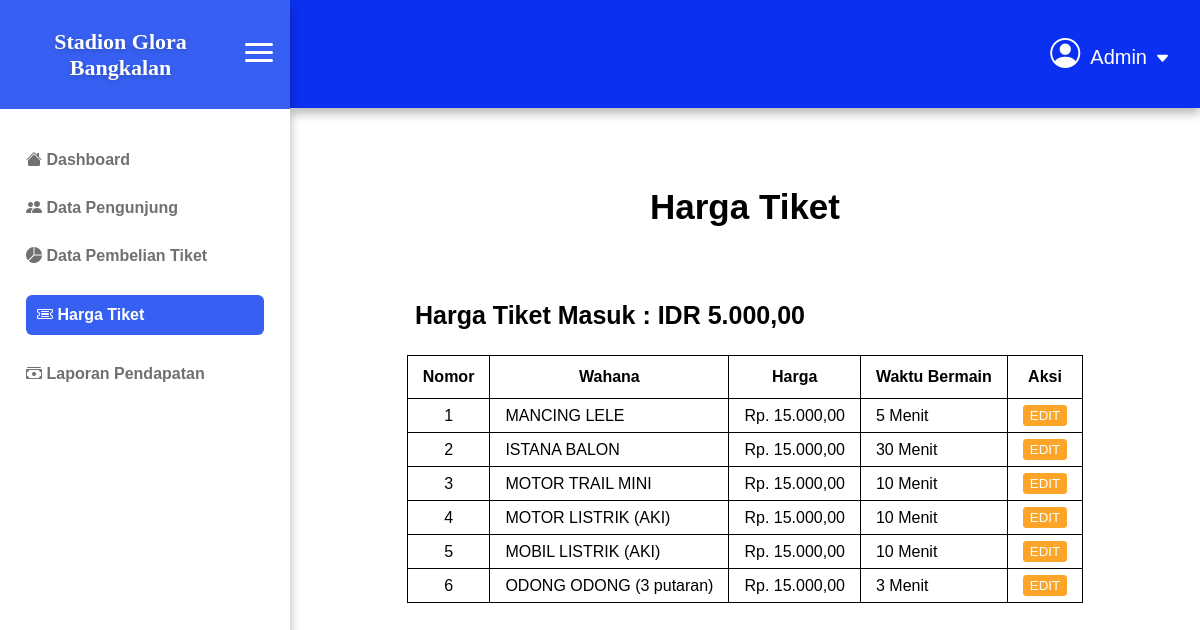
Page /app/admin/harga_tiket.php (signed in) on the earlier database version.
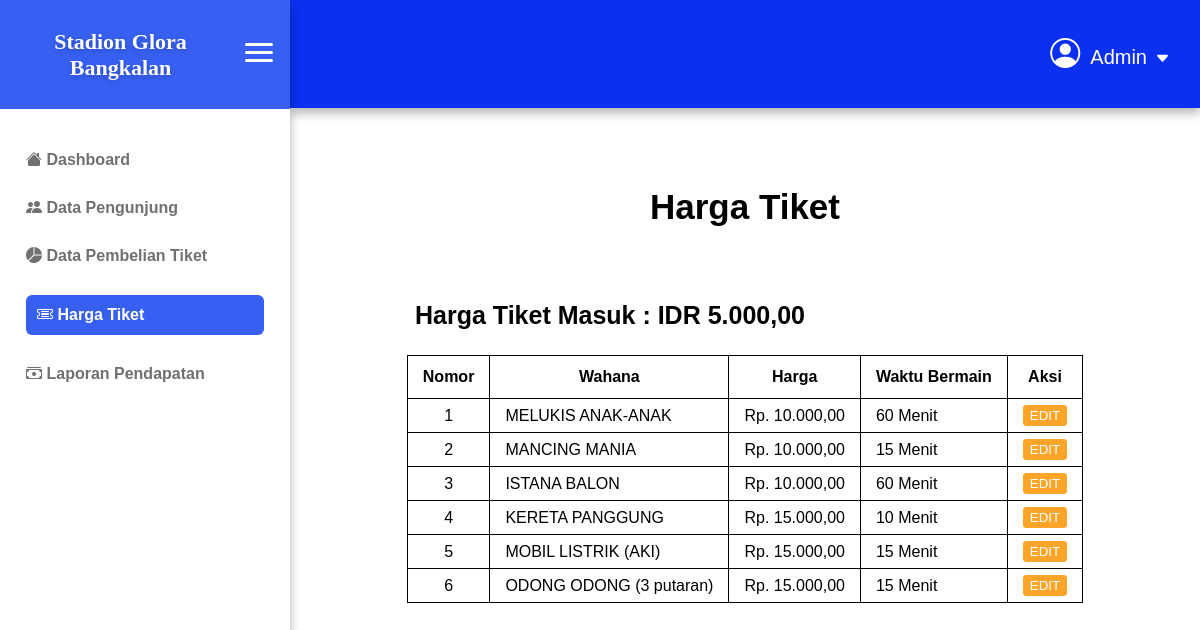
Same page on the later database version.
### tables this page shows
CREATE TABLE `permainan` (
  `id_permainan` varchar(256) NOT NULL,
  `nama_permainan` varchar(30) NOT NULL,
  `durasi` int(11) NOT NULL,
  `harga` int(11) NOT NULL
);

### app/admin/harga_tiket.php (the view, shortened to what this page needs)
<?php
include './../base.php';
try {
    $stmt = $db->query("SELECT * FROM permainan");
    $permainan = $stmt->fetchAll(PDO::FETCH_ASSOC);
} catch (PDOException $e) {
    echo "Error: " . $e->getMessage();
}
function formatRupiah($number) {
    return 'Rp. ' . number_format($number, 0, ',', '.') . ',00';
}
?>
<!DOCTYPE html>
<html lang="en">
<head>
    <link rel="stylesheet" href="../../asset/css/admdashboard.css">
    <link rel="stylesheet" href="https://cdnjs.cloudflare.com/ajax/libs/bootstrap-icons/1.8.1/font/bootstrap-icons.min.css">
</head>
<body>
    <div class="wrapper-ht">
        <?php include './template/sidebar.php'; ?>
        <div id="content">
            <?php include './template/navbar.php'; ?>
            <div class="main-content-ht">
                <h2>Harga Tiket</h2>
                <h3>Harga Tiket Masuk : IDR 5.000,00</h3>
                <div class="table-container-ht">
                    <table id="tbl-ht">
                        <thead>
                            <tr>
                                <th>Nomor</th>
                                <th>Wahana</th>
                                <th>Harga</th>
                                <th>Waktu Bermain</th>
                                <th>Aksi</th>
                            </tr>
                        </thead>
                        <tbody>
                            <?php
                            $nomor = 1;
                            foreach ($permainan as $row) {
                            ?>
                            <tr>
                                <td><?php echo $nomor++; ?></td>
                                <td id="wahana-ht"><?php echo $row['nama_permainan']; ?></td>
                                <td><?php echo formatRupiah($row['harga']); ?></td>
                                <td id="waktu-bermain-ht"><?php echo $row['durasi'] . " Menit"; ?></td>
                                <td>
                                    <form method="GET" action="edit_permainan.php">
                                        <button type="submit" class="btn btn-warning">EDIT</button>
                                    </form>
                                </td>
                            </tr>
                            <?php } ?>
                        </tbody>
                    </table>
                </div>
            </div>
        </div>
    </div>
</body>
</html>

### app/admin/template/sidebar.php (shortened to what this page needs)
<!DOCTYPE html>
<html lang="en">
    <head>
        <link href="../../../asset/css/admdashboard.css" rel="stylesheet" type="text/css">
    </head>
    <body>
        <nav id="sidebar" class="sidebar">
            <div class="sidebar-header">
                <h3>Stadion Glora Bangkalan</h3>
                <button id="sidebarToggle" class="inside">
                <div class="manual-list-icon">
                    <span></span>
                </div>
                </button>
            </div>
            <ul class="list-unstyled components">
                <?php
                $current_page = basename($_SERVER['PHP_SELF']);
                ?>
                <li class="<?= ($current_page == 'dashboard.php') ? 'active' : '' ?>">
                    <a href="dashboard.php">
                        <i class="bi bi-house-fill"></i> Dashboard
                    </a>
                </li>
                <li class="<?= ($current_page == 'data_pengunjung.php') ? 'active' : '' ?>">
                    <a href="data_pengunjung.php">
                        <i class="bi bi-people-fill"></i> Data Pengunjung
                    </a>
                </li>
                <li class="<?= ($current_page == 'data_pembelian_tiket.php') ? 'active' : '' ?>">
                    <a href="data_pembelian_tiket.php">
                        <i class="bi bi-pie-chart-fill"></i> Data Pembelian Tiket
                    </a>
                </li>
                <li class="<?= ($current_page == 'harga_tiket.php') ? 'active' : '' ?>">
                    <a href="harga_tiket.php">
                        <i class="bi bi-ticket-detailed"></i> Harga Tiket
                    </a>
                </li>
                <li class="<?= ($current_page == 'laporan_pendapatan.php') ? 'active' : '' ?>">
                    <a href="laporan_pendapatan.php">
                        <i class="bi bi-cash-stack"></i> Laporan Pendapatan
                    </a>
                </li>
            </ul>
        </nav>
    </body>
</html>

### app/admin/template/navbar.php (shortened to what this page needs)
<nav class="navbar">
    <div class="navbar-right">
        <div class="dropdown">
            <button class="dropbtn"><i class="bi bi-person-circle person-admin"></i>Admin<i class="bi bi-caret-down-fill arrow-admin"></i></button>
        </div>
    </div>
</nav>

### asset/css/admdashboard.css (style rules this page uses)
body { font-family: Arial, sans-serif; background: #ffffff; margin: 0; padding: 0; }
#content { margin-left: 290px; width: calc(100% - 200px); transition: margin-left 0.3s, width 0.3s; }
.sidebar { width: 290px; height: 100vh; background: #ffffff; color: #ffffff; transition: width 0.3s, margin-left 0.3s; overflow-x: hidden; position: fixed; left: 0; top: 0; bottom: 0; box-shadow: 0 5px 10px rgba(0, 0, 0, 0.3); }
.sidebar-header { display: flex; justify-content: space-between; align-items: center; padding: 6.6px; background: #3760F2; box-shadow: 0 5px 10px rgba(0, 0, 0.3, 0); }
.sidebar-header h3 { font-family: 'Times New Roman', Times, serif; text-align: center; font-size: 22px; text-shadow: 0 2px 5px rgba(0, 0, 0, 0.2); }
.sidebar ul { list-style: none; padding: 11px; font-weight: bold; }
.sidebar ul li { padding: 15px; }
.sidebar ul li a { color: #717070; text-decoration: none; display: block; }
.sidebar ul li.active a { color: #ffffff; background-color: #3760F2; border-radius: 6px; padding: 11px; }
.navbar { background: #0B30F1; padding: 27px 20px; box-shadow: 0 5px 10px rgba(0, 0, 0, 0.3); display: flex; justify-content: flex-end; }
.navbar-right { display: flex; align-items: center; }
.dropbtn { color: #fff; background: none; border: none; cursor: pointer; font-size: 20px; padding: 10px; }
.person-admin { font-size: 30px; padding-right: 10px; }
.arrow-admin { font-size: 15px; padding-left: 8px; }
.dropdown { position: relative; display: inline-block; }
.manual-list-icon { display: inline-block; width: 28px; height: 23px; position: relative; }
.manual-list-icon::before, .manual-list-icon::after, .manual-list-icon span { content: ''; display: block; width: 100%; height: 3.5px; background-color: white; position: absolute; left: 0; border-radius: 2px; }
.manual-list-icon::before { top: 2px; }
.manual-list-icon::after { top: 18px; }
.manual-list-icon span { top: 10px; }
#sidebarToggle, #sidebarToggleOutside { background: none; border: none; color: #fff; cursor: pointer; font-size: 18px; }
#sidebarToggle { margin-left: 5px; padding-right: 10px; }
#tbl-dpt,td, th { text-align: center; }
.wrapper-ht { display: flex; align-items: center; margin: 0; }
#wahana-ht, #waktu-bermain-ht { text-align: left; }
.main-content-ht { text-align: center; }
.main-content-ht h2 { font-weight: bold; font-size: 35px; padding-top: 50px; }
.main-content-ht h3 { font-weight: bold; font-size: 25px; padding-top: 20px; text-align: center; display: inline-block; margin-left: -270px; }
#tbl-ht { border-collapse: collapse; margin: 0 auto; margin-bottom: 60px; }
#tbl-ht,td, th { text-align: center; }
#tbl-ht td, #tbl-ht th { border: 1px solid #000000; padding: 6px; padding-left: 15px; padding-right: 15px; }
#tbl-ht th { padding-top: 12px; padding-bottom: 12px; color: rgb(0, 0, 0); }
.btn-warning { cursor: pointer; padding-top: 2px; padding-bottom: 2px; background-color: #fda528; border: 1px solid #fda528; border-radius: 3px; color: #ffffff; }

Differences in the rows shown:
removed permainan: nama_permainan "MOTOR LISTRIK (AKI)", harga "Rp. 15.000,00", durasi "10"
added permainan: nama_permainan "MELUKIS ANAK-ANAK", harga "Rp. 10.000,00", durasi "60"
changed permainan: nama_permainan "MANCING LELE" → "MANCING MANIA"; harga "Rp. 15.000,00" → "Rp. 10.000,00"; durasi "5" → "15"
changed permainan "ISTANA BALON": harga "Rp. 15.000,00" → "Rp. 10.000,00"; durasi "30" → "60"
changed permainan: nama_permainan "MOTOR TRAIL MINI" → "KERETA PANGGUNG"
changed permainan "MOBIL LISTRIK (AKI)": durasi "10" → "15"
changed permainan "ODONG ODONG (3 putaran)": durasi "3" → "15"
